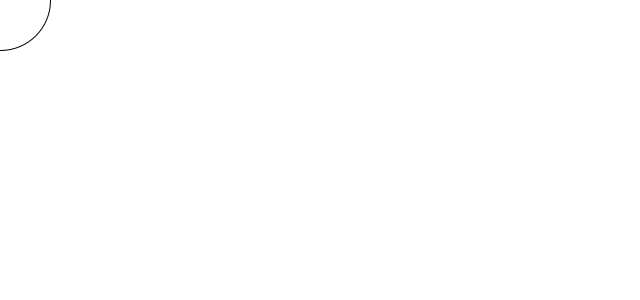
Frame 1 (no input)
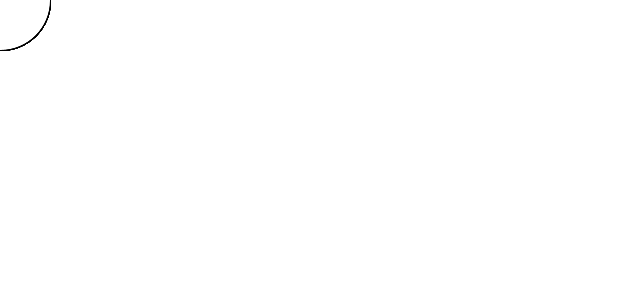
Frame 60 (the mouse pressed at the canvas centre just before this capture)
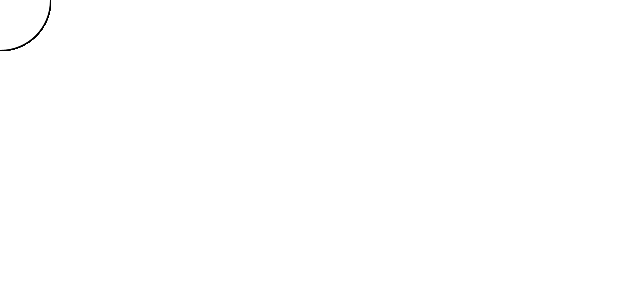
Frame 120 (the mouse held since frame 60 and released just before this capture)

The Processing sketch that drew these frames (run headless with seeded random() and noise(); from frame 60 on, the mouse is pressed at the canvas centre):

// Processing sketch: processingstarter
// ── processingstarter.pde
void setup() {
    size(640,300);
    background(255,255,255);
}

void draw() {
    circle(0, 0, 100 );

}
